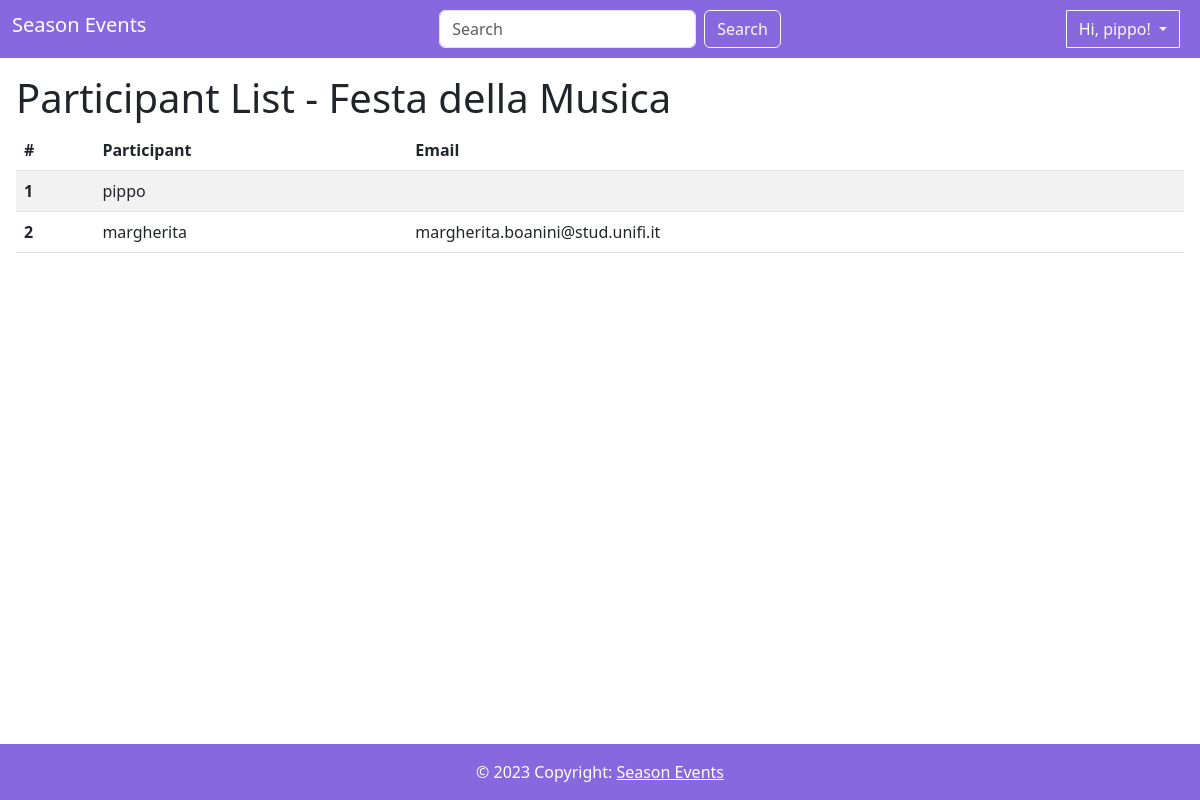
Before: /event/Festa della Musica/participants (signed in) with the older database file.
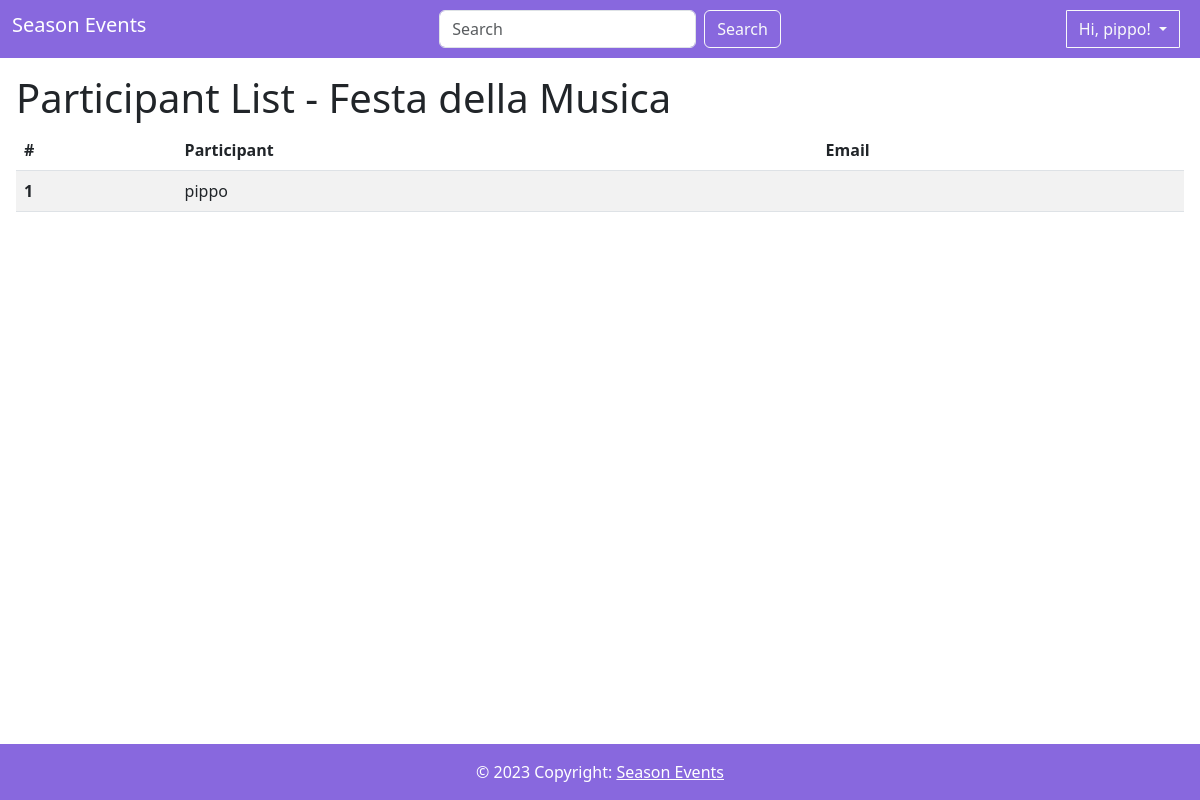
After: the same page with the newer database file.
### event/models.py (models this page shows, shortened)
class Registration(models.Model):
    event = models.ForeignKey(Event, on_delete=models.CASCADE, related_name='registrations')
    participant = models.ForeignKey(User, on_delete=models.CASCADE)

### event/views.py (the view)
# urls.py: path('event/<str:title>/participants', views.participant_list, name='participant_list'),
@login_required
def participant_list(request, title):
    event = get_object_or_404(Event, title=title)
    if request.user != event.creator:
        messages.error(request, "You are not authorized to remove this event.")
        return redirect('event:my_events')
    registrations = event.registrations.all()
    return render(request, 'participant_list.html', {'event': event, 'registrations': registrations})

### templates/participant_list.html (shortened to what this page needs)
{% extends "base.html" %}
{% block content %}
    <div class="mx-3 my-3">
        <h1>Participant List - {{ event.title }}</h1>
        <table class="table table-striped">
            <thead>
                <tr>
                    <th scope="col">#</th>
                    <th scope="col">Participant</th>
                    <th scope="col">Email</th>
                </tr>
            </thead>
            <tbody>
                {%  for registration in registrations %}
                    <tr>
                        <th scope="row">{{ forloop.counter }}</th>
                        <td>{{ registration.participant.username }}</td>
                        <td>{{ registration.participant.email }}</td>
                    </tr>
                {% endfor %}
            </tbody>
        </table>
    </div>
{% endblock %}

Changed rows visible on the page:
removed Registration: participant.username "margherita", participant.email "margherita.boanini@stud.unifi.it"
